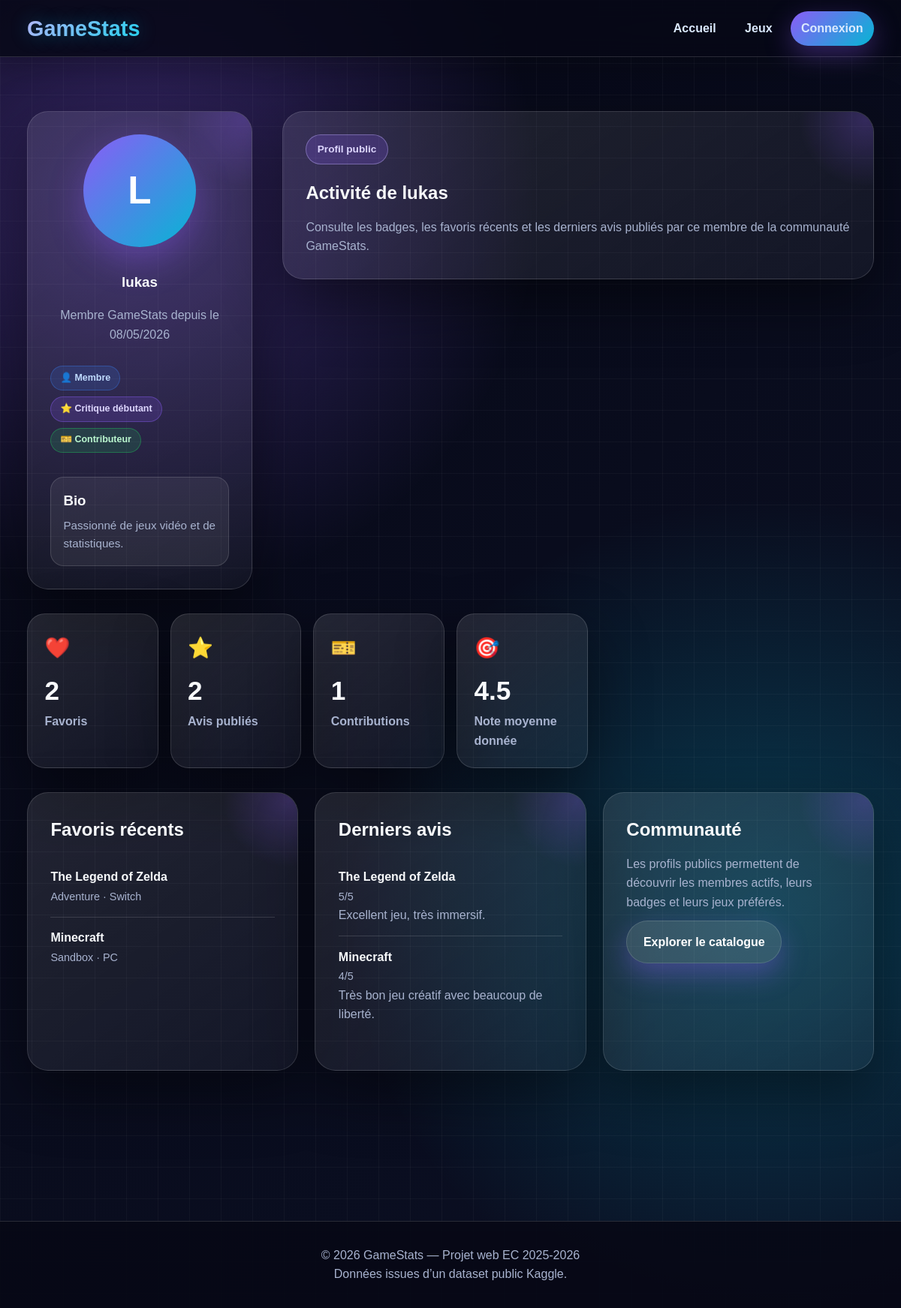
/user.php?id=2, run on the app's committed database.
### tables this page shows
CREATE TABLE users (
    id INT AUTO_INCREMENT PRIMARY KEY,
    username VARCHAR(50) NOT NULL UNIQUE,
    email VARCHAR(100) NOT NULL UNIQUE,
    password VARCHAR(255) NOT NULL,
    avatar VARCHAR(255),
    bio TEXT,
    role ENUM('user', 'admin') DEFAULT 'user',
    is_banned TINYINT(1) DEFAULT 0,
    ban_reason VARCHAR(255) DEFAULT NULL,
    created_at DATETIME DEFAULT CURRENT_TIMESTAMP
);

CREATE TABLE games (
    id INT AUTO_INCREMENT PRIMARY KEY,
    title VARCHAR(150) NOT NULL,
    platform VARCHAR(50),
    genre VARCHAR(50),
    release_year INT,
    publisher VARCHAR(100),
    global_sales DECIMAL(8,2),
    critic_score DECIMAL(4,1),
    user_score DECIMAL(4,1),
    image_url VARCHAR(255)
);

CREATE TABLE reviews (
    id INT AUTO_INCREMENT PRIMARY KEY,
    user_id INT NOT NULL,
    game_id INT NOT NULL,
    rating INT NOT NULL,
    comment TEXT,
    created_at DATETIME DEFAULT CURRENT_TIMESTAMP,
    UNIQUE KEY unique_user_game_review (user_id, game_id),
    FOREIGN KEY (user_id) REFERENCES users(id) ON DELETE CASCADE,
    FOREIGN KEY (game_id) REFERENCES games(id) ON DELETE CASCADE
);

### www/includes/badges.php (called while the page is built, shortened)
<?php
function getUserBadges(array $user): array
{
    $badges = [];
    $reviewCount = (int)($user['review_count'] ?? 0);
    $favoriteCount = (int)($user['favorite_count'] ?? 0);
    $ticketCount = (int)($user['ticket_count'] ?? 0);
    $createdAt = $user['created_at'] ?? null;
    if ($createdAt) {
        $createdDate = new DateTime($createdAt);
        $now = new DateTime();
        $accountAgeDays = $createdDate->diff($now)->days;
    }
    $badges[] = [
        'key' => 'member',
        'label' => 'Membre',
        'icon' => '👤',
        'class' => 'badge-user'
    ];
    if ($reviewCount >= 1) {
        $badges[] = [
            'key' => 'reviewer_beginner',
            'label' => 'Critique débutant',
            'icon' => '⭐',
            'class' => 'badge-reviewer'
        ];
    }
    if ($ticketCount >= 1) {
        $badges[] = [
            'key' => 'contributor',
            'label' => 'Contributeur',
            'icon' => '🎫',
            'class' => 'badge-contributor'
        ];
    }
    return $badges;
}

### www/user.php (the view, shortened to what this page needs)
<?php
require_once 'includes/auth.php';
require_once 'includes/badges.php';
$userId = (int)($_GET['id'] ?? 0);
$stmt = $pdo->prepare('SELECT * FROM users WHERE id = ?');
$stmt->execute([$userId]);
$user = $stmt->fetch();
$stmt = $pdo->prepare('SELECT COUNT(*) FROM favorites WHERE user_id = ?');
$stmt->execute([$userId]);
$favoriteCount = (int)$stmt->fetchColumn();
$stmt = $pdo->prepare('SELECT COUNT(*) FROM reviews WHERE user_id = ?');
$stmt->execute([$userId]);
$reviewCount = (int)$stmt->fetchColumn();
$stmt = $pdo->prepare('SELECT COUNT(*) FROM tickets WHERE user_id = ?');
$stmt->execute([$userId]);
$ticketCount = (int)$stmt->fetchColumn();
$stmt = $pdo->prepare('SELECT AVG(rating) FROM reviews WHERE user_id = ?');
$stmt->execute([$userId]);
$averageGivenRating = $stmt->fetchColumn();
$averageGivenRating = $averageGivenRating ? round($averageGivenRating, 1) : null;
$userForBadges = $user;
$userForBadges['review_count'] = $reviewCount;
$userForBadges['favorite_count'] = $favoriteCount;
$userForBadges['ticket_count'] = $ticketCount;
$userBadges = getUserBadges($userForBadges);
$stmt = $pdo->prepare(
    'SELECT games.*
     FROM favorites
     INNER JOIN games ON favorites.game_id = games.id
     WHERE favorites.user_id = ?
     ORDER BY favorites.created_at DESC
     LIMIT 6'
);
$stmt->execute([$userId]);
$latestFavorites = $stmt->fetchAll();
$stmt = $pdo->prepare(
    'SELECT reviews.*, games.title, games.id AS game_id
     FROM reviews
     INNER JOIN games ON reviews.game_id = games.id
     WHERE reviews.user_id = ?
     ORDER BY reviews.created_at DESC
     LIMIT 6'
);
$stmt->execute([$userId]);
$latestReviews = $stmt->fetchAll();
include 'includes/header.php';
?>
<section class="section">
    <div class="container">
        <div class="profile-grid">
            <aside class="info-box avatar-box">
                <?php if (!empty($user['avatar'])): ?>
                    <img
                        src="assets/uploads/<?= htmlspecialchars(basename($user['avatar'])) ?>"
                        alt="<?= htmlspecialchars($user['username']) ?>"
                        class="profile-avatar"
                    >
                <?php else: ?>
                    <div class="avatar-placeholder">
                        <?= htmlspecialchars(strtoupper(substr($user['username'], 0, 1))) ?>
                    </div>
                <?php endif; ?>
                <h1><?= htmlspecialchars($user['username']) ?></h1>
                <p>Membre GameStats depuis le <?= htmlspecialchars(date('d/m/Y', strtotime($user['created_at']))) ?></p>
                <div class="user-badges">
                    <?php foreach ($userBadges as $badge): ?>
                        <span class="user-badge <?= htmlspecialchars($badge['class']) ?>">
                            <?= htmlspecialchars($badge['icon']) ?>
                            <?= htmlspecialchars($badge['label']) ?>
                        </span>
                    <?php endforeach; ?>
                </div>
                <div class="profile-bio-preview">
                    <h3>Bio</h3>
                    <p>
                        <?= !empty($user['bio'])
                            ? nl2br(htmlspecialchars($user['bio']))
                            : 'Aucune biographie renseignée.' ?>
                    </p>
                </div>
            </aside>
            <div class="info-box">
                <span class="eyebrow">Profil public</span>
                <h2>Activité de <?= htmlspecialchars($user['username']) ?></h2>
                <p>
                    Consulte les badges, les favoris récents et les derniers avis publiés
                    par ce membre de la communauté GameStats.
                </p>
            </div>
        </div>
        <div class="dashboard-stats" style="margin-top: 2rem;">
            <article class="stat-card">
                <span>❤️</span>
                <h3><?= htmlspecialchars($favoriteCount) ?></h3>
                <p>Favoris</p>
            </article>
            <article class="stat-card">
                <span>⭐</span>
                <h3><?= htmlspecialchars($reviewCount) ?></h3>
                <p>Avis publiés</p>
            </article>
            <article class="stat-card">
                <span>🎫</span>
                <h3><?= htmlspecialchars($ticketCount) ?></h3>
                <p>Contributions</p>
            </article>
            <article class="stat-card">
                <span>🎯</span>
                <h3><?= $averageGivenRating !== null ? htmlspecialchars($averageGivenRating) : '—' ?></h3>
                <p>Note moyenne donnée</p>
            </article>
        </div>
        <div class="dashboard-grid">
            <article class="info-box">
                <h2>Favoris récents</h2>
                <?php if (empty($latestFavorites)): ?>
                    <p>Ce membre n’a pas encore de favoris publics.</p>
                <?php else: ?>
                    <ul class="dashboard-list">
                        <?php foreach ($latestFavorites as $favorite): ?>
                            <li>
                                <strong>
                                    <a href="game.php?id=<?= htmlspecialchars($favorite['id']) ?>">
                                        <?= htmlspecialchars($favorite['title']) ?>
                                    </a>
                                </strong>
                                <span>
                                    <?= !empty($favorite['genre']) ? htmlspecialchars($favorite['genre']) : 'Genre inconnu' ?>
                                    ·
                                    <?= !empty($favorite['platform']) ? htmlspecialchars($favorite['platform']) : 'Plateforme inconnue' ?>
                                </span>
                            </li>
                        <?php endforeach; ?>
                    </ul>
                <?php endif; ?>
            </article>
            <article class="info-box">
                <h2>Derniers avis</h2>
                <?php if (empty($latestReviews)): ?>
                    <p>Ce membre n’a pas encore publié d’avis.</p>
                <?php else: ?>
                    <ul class="dashboard-list">
                        <?php foreach ($latestReviews as $review): ?>
                            <li>
                                <strong>
                                    <a href="game.php?id=<?= htmlspecialchars($review['game_id']) ?>">
                                        <?= htmlspecialchars($review['title']) ?>
                                    </a>
                                </strong>
                                <span><?= htmlspecialchars($review['rating']) ?>/5</span>
                                <?php if (!empty($review['comment'])): ?>
                                    <p><?= nl2br(htmlspecialchars($review['comment'])) ?></p>
                                <?php endif; ?>
                            </li>
                        <?php endforeach; ?>
                    </ul>
                <?php endif; ?>
            </article>
            <article class="info-box">
                <h2>Communauté</h2>
                <p>
                    Les profils publics permettent de découvrir les membres actifs,
                    leurs badges et leurs jeux préférés.
                </p>
                <a href="games.php" class="btn btn-secondary">Explorer le catalogue</a>
            </article>
        </div>
    </div>
</section>
<?php include 'includes/footer.php'; ?>

### data on the page
users: username "L", username "lukas", created_at "08/05/2026", bio "Passionné de jeux vidéo et de statistiques.", id "2"
games: title "The Legend of Zelda", genre "Adventure", platform "Switch"
games: title "Minecraft", genre "Sandbox", platform "PC"
reviews: game.title "The Legend of Zelda", rating "5", comment "Excellent jeu, très immersif."
reviews: game.title "Minecraft", rating "4", comment "Très bon jeu créatif avec beaucoup de liberté."

### other printed values
$badge['icon'] "👤"
$badge['label'] "Membre"
$badge['icon'] "⭐"
$badge['label'] "Critique débutant"
$badge['icon'] "🎫"
$badge['label'] "Contributeur"
$ticketCount "1"
$averageGivenRating "4.5"
